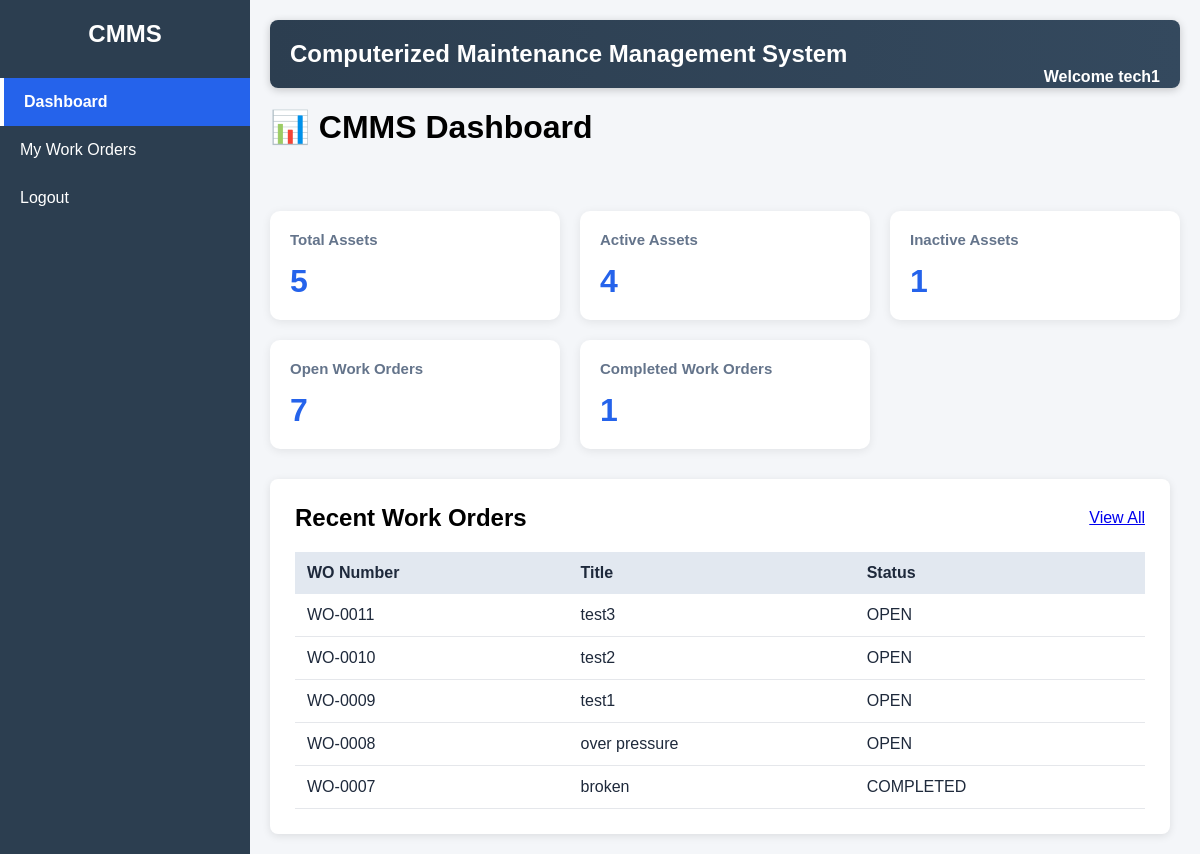
Before: /dashboard/ (signed in) with the older database file.
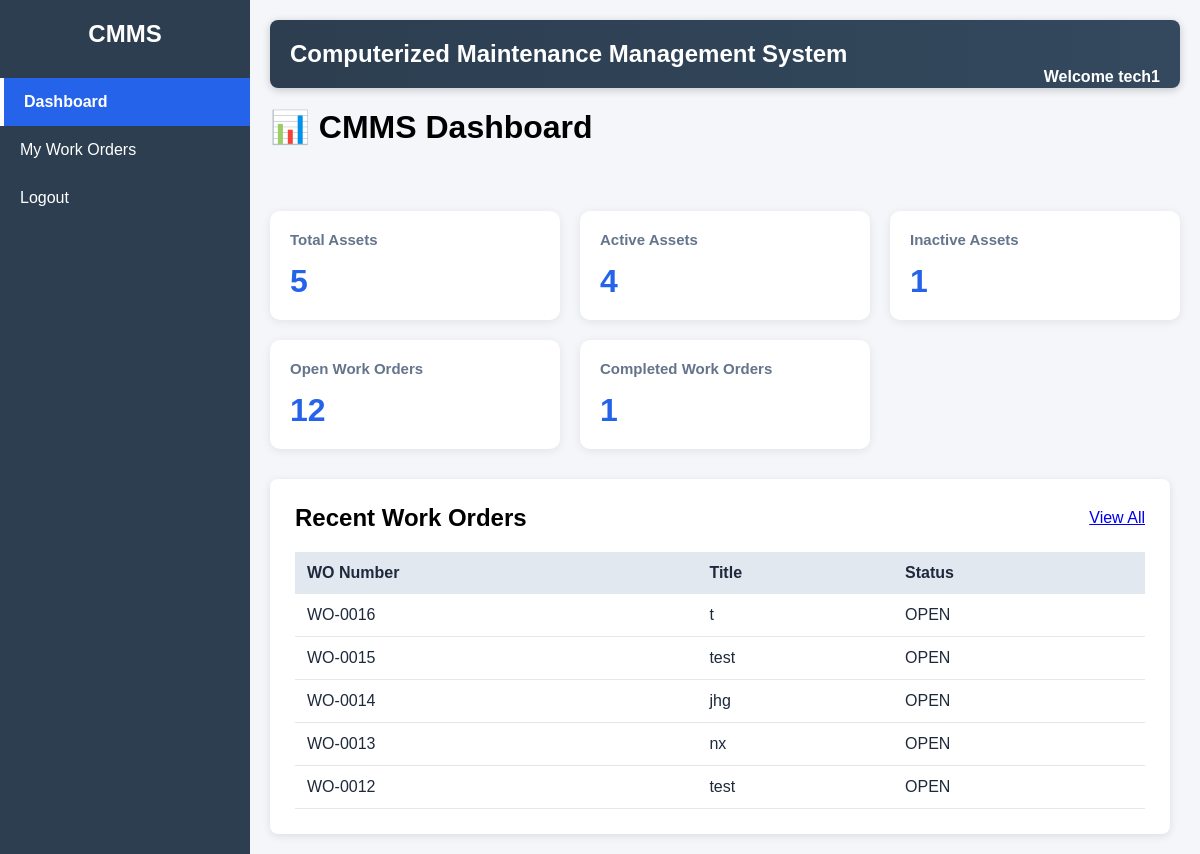
After: the same page with the newer database file.
### workorders/models.py (models this page shows, shortened)
class WorkOrder(models.Model):
    STATUS_CHOICES = [
        ('OPEN', 'Open'),
        ('IN_PROGRESS', 'In Progress'),
        ('COMPLETED', 'Completed'),
    ]
    work_order_number = models.CharField(
        max_length=20,
        unique=True,
        blank=True
    )
    title = models.CharField(
        max_length=200
    )
    description = models.TextField()
    asset = models.ForeignKey(
        Asset,
        on_delete=models.CASCADE
    )
    status = models.CharField(
        max_length=20,
        choices=STATUS_CHOICES,
        default='OPEN'
    )
    created_date = models.DateField(
        auto_now_add=True
    )
    updated_date = models.DateTimeField(
        auto_now=True
    )
    assigned_to = models.ForeignKey(
        User,
        on_delete=models.SET_NULL,
        null=True,
        blank=True,
        related_name='assigned_work_orders'
    )
    due_date = models.DateField(
        null=True,
        blank=True
    )

### dashboard/views.py (the view)
# urls.py: path('dashboard/',include('dashboard.urls')),
@login_required
def dashboard(request):
    total_assets = Asset.objects.count()
    active_assets = Asset.objects.filter(
        status='ACTIVE'
    ).count()
    inactive_assets = Asset.objects.filter(
        status='INACTIVE'
    ).count()
    total_work_orders = WorkOrder.objects.count()
    open_work_orders = WorkOrder.objects.filter(
        status='OPEN'
    ).count()
    completed_work_orders = WorkOrder.objects.filter(
        status='COMPLETED'
    ).count()
    recent_work_orders = WorkOrder.objects.order_by(
        '-id'
    )[:5]
    return render(
        request,
        'dashboard/dashboard.html',
        {
            'total_assets': total_assets,
            'active_assets': active_assets,
            'inactive_assets': inactive_assets,
            'total_work_orders': total_work_orders,
            'open_work_orders': open_work_orders,
            'completed_work_orders': completed_work_orders,
            'recent_work_orders': recent_work_orders,
            "current_page": "dashboard",
            'groups': request.user.groups.all(),
        }
    )

### accounts/context_processors.py (called while the page is built)
def user_roles(request):
    if not request.user.is_authenticated:
        return {}
    return {
        'is_admin': is_admin(request.user),
        'is_manager': is_manager(request.user),
        'is_technician': is_technician(request.user),
        'is_admin_or_manager': is_admin_or_manager(request.user),
    }

### accounts/permissions.py (called while the page is built)
def is_admin(user):
    return user.groups.filter(name='Admin').exists()

def is_manager(user):
    return user.groups.filter(name='Manager').exists()

def is_technician(user):
    return user.groups.filter(name='Technician').exists()

def is_admin_or_manager(user):
    return (
        is_admin(user)
        or
        is_manager(user)
    )

### templates/dashboard/dashboard.html (shortened to what this page needs)
{% extends 'base.html' %}
{% block content %}
<h1 style="margin-bottom:25px;">📊 CMMS Dashboard</h1>
<div class="dashboard-grid">
<div class="dashboard-card">
    <h3>Total Assets</h3>
    <p>{{ total_assets }}</p>
</div>
<div class="dashboard-card">
    <h3>Active Assets</h3>
    <p>{{ active_assets }}</p>
</div>
<div class="dashboard-card">
    <h3>Inactive Assets</h3>
    <p>{{ inactive_assets }}</p>
</div>
<div class="dashboard-card">
    <h3>Open Work Orders</h3>
    <p>{{ open_work_orders }}</p>
</div>
<div class="dashboard-card">
    <h3>Completed Work Orders</h3>
    <p>{{ completed_work_orders }}</p>
</div>
</div>
<div class="page-card recent-workorders-card">
    <div class="section-header">
        <h2>Recent Work Orders</h2>
        <a href="{% url 'work_order_list' %}" class="btn">
            View All
        </a>
    </div>
    <table class="dashboard-table">
        <tr>
            <th>WO Number</th>
            <th>Title</th>
            <th>Status</th>
        </tr>
        {% for work_order in recent_work_orders %}
        <tr>
            <td>{{ work_order.work_order_number }}</td>
            <td>{{ work_order.title }}</td>
            <td>{{ work_order.status }}</td>
        </tr>
        {% empty %}
        <tr>
            <td colspan="3">No work orders found.</td>
        </tr>
        {% endfor %}
    </table>
</div>
{% endblock %}

Changed rows visible on the page:
no longer on this page (row unchanged): WorkOrder: work_order_number "WO-0011", title "test3", status "OPEN"
no longer on this page (row unchanged): WorkOrder: work_order_number "WO-0010", title "test2", status "OPEN"
no longer on this page (row unchanged): WorkOrder: work_order_number "WO-0009", title "test1", status "OPEN"
no longer on this page (row unchanged): WorkOrder: work_order_number "WO-0008", title "over pressure", status "OPEN"
no longer on this page (row unchanged): WorkOrder: work_order_number "WO-0007", title "broken", status "COMPLETED"
added WorkOrder: work_order_number "WO-0016", title "t", status "OPEN"
added WorkOrder: work_order_number "WO-0015", title "test", status "OPEN"
added WorkOrder: work_order_number "WO-0014", title "jhg", status "OPEN"
added WorkOrder: work_order_number "WO-0013", title "nx", status "OPEN"
added WorkOrder: work_order_number "WO-0012", title "test", status "OPEN"
Other visible differences:
{{ open_work_orders }}: "7" → "12"
